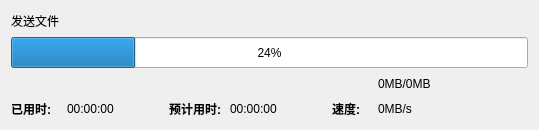
<?xml version="1.0" encoding="UTF-8"?>
<ui version="4.0">
 <class>transfer</class>
 <widget class="QWidget" name="transfer">
  <property name="geometry">
   <rect>
    <x>0</x>
    <y>0</y>
    <width>539</width>
    <height>130</height>
   </rect>
  </property>
  <property name="minimumSize">
   <size>
    <width>500</width>
    <height>120</height>
   </size>
  </property>
  <property name="maximumSize">
   <size>
    <width>999999</width>
    <height>999999</height>
   </size>
  </property>
  <property name="windowTitle">
   <string>Form</string>
  </property>
  <layout class="QGridLayout" name="gridLayout">
   <item row="0" column="0">
    <widget class="QLabel" name="operation">
     <property name="maximumSize">
      <size>
       <width>16777215</width>
       <height>16777215</height>
      </size>
     </property>
     <property name="text">
      <string>发送文件</string>
     </property>
    </widget>
   </item>
   <item row="0" column="1" colspan="5">
    <widget class="QLabel" name="name">
     <property name="maximumSize">
      <size>
       <width>16777215</width>
       <height>16777215</height>
      </size>
     </property>
     <property name="text">
      <string/>
     </property>
    </widget>
   </item>
   <item row="1" column="0" colspan="6">
    <widget class="QProgressBar" name="progress">
     <property name="minimumSize">
      <size>
       <width>0</width>
       <height>31</height>
      </size>
     </property>
     <property name="value">
      <number>24</number>
     </property>
    </widget>
   </item>
   <item row="3" column="0">
    <widget class="QLabel" name="lable_1">
     <property name="maximumSize">
      <size>
       <width>50</width>
       <height>16777215</height>
      </size>
     </property>
     <property name="font">
      <font>
       <weight>75</weight>
       <bold>true</bold>
      </font>
     </property>
     <property name="text">
      <string>已用时:</string>
     </property>
    </widget>
   </item>
   <item row="3" column="1">
    <widget class="QLabel" name="elapsed_time">
     <property name="maximumSize">
      <size>
       <width>16777215</width>
       <height>16777215</height>
      </size>
     </property>
     <property name="text">
      <string>00:00:00</string>
     </property>
    </widget>
   </item>
   <item row="3" column="3">
    <widget class="QLabel" name="remaining_time">
     <property name="maximumSize">
      <size>
       <width>16777215</width>
       <height>16777215</height>
      </size>
     </property>
     <property name="text">
      <string>00:00:00</string>
     </property>
    </widget>
   </item>
   <item row="3" column="4">
    <widget class="QLabel" name="lable_3">
     <property name="maximumSize">
      <size>
       <width>40</width>
       <height>16777215</height>
      </size>
     </property>
     <property name="font">
      <font>
       <weight>75</weight>
       <bold>true</bold>
      </font>
     </property>
     <property name="text">
      <string>速度:</string>
     </property>
    </widget>
   </item>
   <item row="3" column="5">
    <widget class="QLabel" name="speed">
     <property name="maximumSize">
      <size>
       <width>16777215</width>
       <height>16777215</height>
      </size>
     </property>
     <property name="text">
      <string>0MB/s</string>
     </property>
    </widget>
   </item>
   <item row="3" column="2">
    <widget class="QLabel" name="lable_2">
     <property name="maximumSize">
      <size>
       <width>55</width>
       <height>16777215</height>
      </size>
     </property>
     <property name="font">
      <font>
       <weight>75</weight>
       <bold>true</bold>
      </font>
     </property>
     <property name="text">
      <string>预计用时:</string>
     </property>
    </widget>
   </item>
   <item row="2" column="5">
    <widget class="QLabel" name="detail">
     <property name="minimumSize">
      <size>
       <width>150</width>
       <height>0</height>
      </size>
     </property>
     <property name="maximumSize">
      <size>
       <width>200</width>
       <height>16777215</height>
      </size>
     </property>
     <property name="text">
      <string>0MB/0MB</string>
     </property>
    </widget>
   </item>
  </layout>
 </widget>
 <resources/>
 <connections/>
</ui>
